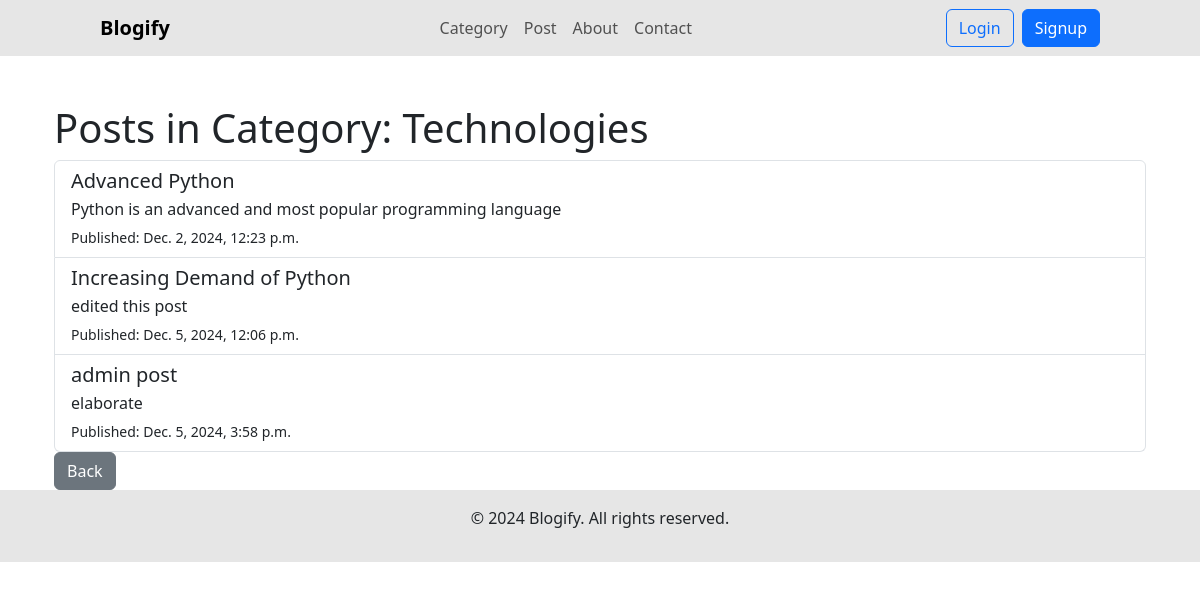
Page /category/1/ on the committed database.
### blog/models.py (models this page shows, shortened)
class Category(models.Model):
    name = models.CharField(max_length=100, unique=True)
    description = models.TextField(blank=True, null=True)
    image = models.ImageField(upload_to='category_images/', null=True, blank=True)

class Post(models.Model):
    title = models.CharField(max_length=200)
    content = models.TextField()
    author = models.ForeignKey(settings.AUTH_USER_MODEL, on_delete=models.CASCADE, related_name='posts')
    created_at = models.DateTimeField(auto_now_add=True)
    updated_at = models.DateTimeField(auto_now=True)
    published = models.BooleanField(default=False)
    slug = models.SlugField(unique=True)  # A slug to be used in the URL
    category = models.ForeignKey(Category, on_delete=models.CASCADE, related_name='posts', null=True, blank=True)  # Link to Category
    image = models.ImageField(upload_to='post_images/', null=True, blank=True)

### blog/views.py (the view)
# urls.py: path('category/<int:category_id>/', views.CategoryPosts, name='category_post'),
def CategoryPosts(request, category_id):
    category = get_object_or_404(Category, id=category_id)
    posts = Post.objects.filter(category=category)
    return render(request, 'category_posts.html', {'category': category, 'posts': posts})

### blog/templates/category_posts.html
{% extends 'blog_base.html' %}
{% block content %}
<div class="container mt-5">
    <h1>Posts in Category: {{ category.name }}</h1>
    {% if posts %}
        <div class="list-group">
            {% for post in posts %}
                <a href="{% url 'post_detail' post.id %}" class="list-group-item list-group-item-action">
                    <h5 class="mb-1">{{ post.title }}</h5>
                    <p class="mb-1">{{ post.content|truncatewords:20 }}</p>
                    <small>Published: {{ post.created_at }}</small>
                </a>
            {% endfor %}
        </div>
        <a href="{% url 'category_list'%}" class="btn btn-secondary">Back</a>
    {% else %}
        <p>No posts available in this category.</p>
    {% endif %}
</div>
{% endblock %}

### rows in the picture
Category: name "Technologies"
Post: title "Advanced Python", content "Python is an advanced and most popular programming language", created_at "Dec. 2, 2024, 12:23 p.m."
Post: title "Increasing Demand of Python", content "edited this post", created_at "Dec. 5, 2024, 12:06 p.m."
Post: title "admin post", content "elaborate", created_at "Dec. 5, 2024, 3:58 p.m."
